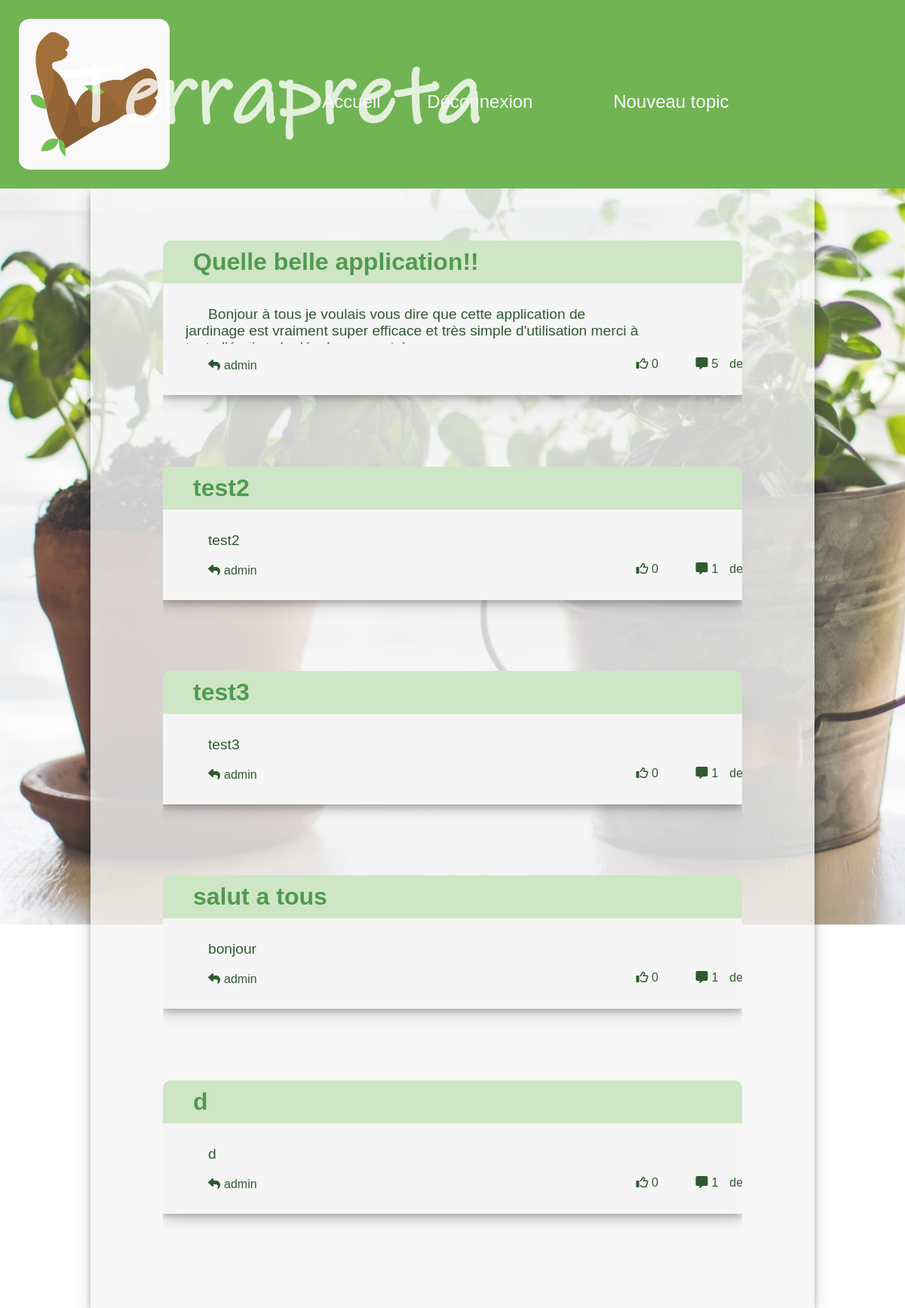
/page/accueil.php (signed in), run on the app's committed database.
### tables this page shows
CREATE TABLE `message` (
  `id_message` int(11) NOT NULL,
  `id_utilisateur` int(11) NOT NULL,
  `texte_message` varchar(2000) NOT NULL,
  `img_message` varchar(200) DEFAULT NULL,
  `titre_message` varchar(200) NOT NULL
);

CREATE TABLE `utilisateur` (
  `id_utilisateur` int(11) NOT NULL,
  `nom_utilisateur` varchar(50) DEFAULT NULL,
  `prenom_utilisateur` varchar(50) DEFAULT NULL,
  `pseudo_utilisateur` varchar(50) NOT NULL,
  `pwd_utilisateur` varchar(50) NOT NULL,
  `id_statut` int(11) DEFAULT NULL,
  `mail_utilisateur` varchar(200) NOT NULL,
  `nb_like_utilisateur` int(11) DEFAULT NULL
);

### page/accueil.php (the view, shortened to what this page needs)
<?php
 include "../php/fonction.php";
?>
<head>
  <link rel="stylesheet" href="../style/style.css">
</head>
<body>
<?php
	$message=messages();
	echo"<div id='topics' class='topics'>";
	foreach($message as $value){
		echo"<div class='topic'><a class='topics'href='message.php?message=".$value[0]."'>
				<h1>".$value[4]."</h1>
				<div>
					<p class='testtopic' style='font-family:sans-serif;font-size:1.2em;color:rgba(0,50,0,0.8)'>".$value[2]."</p><br>
					<p style='font-family:sans-serif;color:rgba(0,50,0,0.8);text-indent:15px;font-size:1em;'><i style='margin-right:5px;' class='fas fa-reply'></i>".utilisateur($value[1])["pseudo_utilisateur"]."</p>
				</div>";
			echo"</a>
				<p class='infotopic'>
					<a href='../php/likeMessage.php?message=".$value[0]."'>
						<i style='margin-right:0px;'class='far fa-thumbs-up'></i>
					</a>".likeMessage($value[0])."
					<i style='margin-right:5px; margin-left:15px;'class='fas fa-comment-alt'></i>".count(commentaires($value[0]));
					if(isset($_SESSION["utilisateur"])){
						if($_SESSION["utilisateur"]==$value[1]){
							echo"<a class='deletebutton' href='../php/delete.php?topic=".$value[0]."'>delete</a>";
						}
					}
				echo"</p></div>
			<br/>";
	}
	echo"</div>";
?>
<div id='img'class='background'><img id='imgabouger'src='../image/background2.jpg'/></div>
<div style='position:fixed;overflow: hidden;top:0px;z-index: 3;width:100%;height:100%'id='background'class='background'></div>

### style/style.css (style rules this page uses)
body { margin: 0; padding: 0; }
div.topics { width:80%; position: relative; left: 50%; transform:translate(-50%,0%); z-index: 4; background-color: rgba(245,245,245,0.8); box-shadow: 0 4px 8px 0 rgba(0, 0, 0, 0.2), 0 6px 20px 0 rgba(0, 0, 0, 0.19); padding-top: 50px; padding-bottom: 50px; }
div.topics a.topics { color:black; text-decoration: none; display:block; box-shadow: 0 4px 8px 0 rgba(0, 0, 0, 0.2), 0 6px 20px 0 rgba(0, 0, 0, 0.19); background-color: rgba(245,245,245,1); padding-bottom: 20px; }
div.topic { width:80%; left:50%; margin:2% 0%; max-height: 500px; overflow:hidden; position: relative; transition-property:transform; transition-duration:1s; transform:translate(-50%,0%); border-radius: 10px; padding-bottom: -20px; }
p.infotopic { position:relative; top:-60px; left:70%; color:rgba(0,50,0,0.8); display: inline-block; }
p.infotopic a { text-decoration: none; color:rgba(0,50,0,0.8); font-family: sans-serif; }
div.topics h1 { text-align: left; text-indent: 30px; background-color: rgba(167,216,149,0.5); margin:0; padding:10px; color:rgba(50,135,50,0.8); font-family: sans-serif; margin-bottom: 20px; }
div.topics div p { grid-row:1; grid-column:1; margin:10px 30px; text-indent: 30px; font-family: sans-serif; }
p.testtopic { max-height: 50px; overflow: hidden; display: inline-block; width:80%; }
div.background { position:fixed; overflow: hidden; top:0px; z-index: 1; width:100%; height:100%; }
#imgabouger { scale:1.1; opacity: 0.9; position:relative; z-index: 0; transition-property:left top; transision-timing-function:linear; transition-duration:0.1s; transition-delay:0s; }
body { background-color: rgb(255,255,255); }
a.deletebutton { margin-left: 15px; }

### data on the page
message: titre_message "Quelle belle application!!", texte_message "Bonjour à tous je voulais vous dire que cette application de jardinage est vraiment super efficace et très simple d'utilisation merci à…", id_utilisateur.pseudo_utilisateur "admin", value "0", count(commentaires($value[0])) "5"
message: titre_message "test2", texte_message "test2", id_utilisateur.pseudo_utilisateur "admin", value "0", count(commentaires($value[0])) "1"
message: titre_message "test3", texte_message "test3", id_utilisateur.pseudo_utilisateur "admin", value "0", count(commentaires($value[0])) "1"
message: titre_message "salut a tous", texte_message "bonjour", id_utilisateur.pseudo_utilisateur "admin", value "0", count(commentaires($value[0])) "1"
message: titre_message "d", texte_message "d", id_utilisateur.pseudo_utilisateur "admin", value "0", count(commentaires($value[0])) "1"
